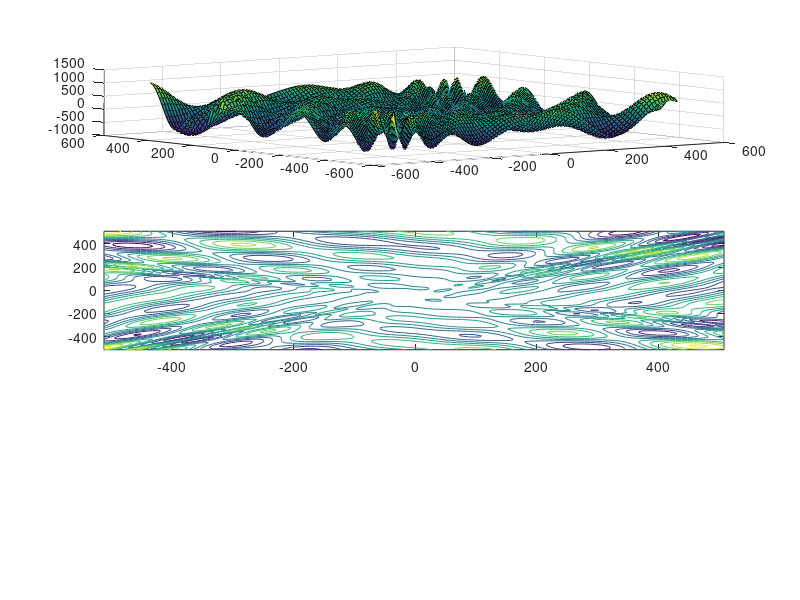

The MATLAB source for this figure: (Note: this script raises an error after producing the figure.)

%Initial number
    %Init
% delta_x = 0.5;
% delta_y = 0.5;
% num_preg = 50;
num_g = 100;
num_p = 100;
    %Search range
x_min = -512;
x_max = 512;
y_min = -512;
y_max = 512;
step = 10;
    %Create planet
x = (x_max-x_min)*rand(1,num_p)+x_min;
y = (y_max-y_min)*rand(1,num_p)+y_min;
    %Init speed
w = 0.6;
% c1=[0.01 0;0 0.007];
% c2=[0.007 0;0 0.004];
c1 = 0.1;
c2 = 0.1;
    %Init hole
mini_hole = zeros(3,1);
b_hole = zeros(3,1);
    %Init velocity
v = zeros(2,num_p);
val_min=0;
pos_min=0;
planet(1,:) = x;
planet(2,:) = y;
%Plot surface.
[X1,X2] = meshgrid(x_min:step:x_max,y_min:step:y_max);
C = -(X2+47).*sin(sqrt(abs(X2+X1/2+47)))-X1.*sin(sqrt(abs(X1-(X2+47))));
%C = -(X2+47)*sin(sqrt(abs(X1/2+(X2+47))))-X1*sin(sqrt(abs(X1-(X2+47))));
%C = -(X2+47)*sin(sqrt(abs(X1/2+(X2+47))))-X1*sin(sqrt(abs(X1-(X2+47))));
%C = -abs(sin(X1).*cos(X2).*exp(abs(1-sqrt(X1.^2+X2.^2)/pi)));
figure(2)
subplot(3,1,1);
surf(X1,X2,C);

subplot(3,1,2);
contour(X1,X2,C,10);

%Decade 1
% for pre_gen=1:num_preg
%     pre_gen
%     for i_pre=1:num_p
%         %s_1
%         satelite(1,1)=PSO_calculate(planet(1,i_pre),planet(2,i_pre));
%         satelite(2:3,1)=[planet(1,i_pre),planet(2,i_pre)];
%         %s_2
%         satelite(1,2)=PSO_calculate(planet(1,i_pre)+delta_x,planet(2,i_pre));
%         satelite(2:3,2)=[planet(1,i_pre)+delta_x,planet(2,i_pre)];
%         %s_3
%         satelite(1,3)=PSO_calculate(planet(1,i_pre)+delta_x,planet(2,i_pre)+delta_y);
%         satelite(2:3,3)=[planet(1,i_pre)+delta_x,planet(2,i_pre)+delta_y];
%         %s_4
%         satelite(1,4)=PSO_calculate(planet(1,i_pre),planet(2,i_pre)+delta_y);
%         satelite(2:3,4)=[planet(1,i_pre),planet(2,i_pre)+delta_y];
%         %s_5
%         satelite(1,5)=PSO_calculate(planet(1,i_pre)-delta_x,planet(2,i_pre)+delta_y);
%         satelite(2:3,5)=[planet(1,i_pre)-delta_x,planet(2,i_pre)+delta_y];
%         %s_6
%         satelite(1,6)=PSO_calculate(planet(1,i_pre)-delta_x,planet(2,i_pre));
%         satelite(2:3,6)=[planet(1,i_pre)-delta_x,planet(2,i_pre)];
%         %s_7
%         satelite(1,7)=PSO_calculate(planet(1,i_pre)-delta_x,planet(2,i_pre)-delta_y);
%         satelite(2:3,7)=[planet(1,i_pre)-delta_x,planet(2,i_pre)-delta_y];
%         %s_8
%         satelite(1,8)=PSO_calculate(planet(1,i_pre)-delta_x,planet(2,i_pre)-delta_y);
%         satelite(2:3,8)=[planet(1,i_pre)-delta_x,planet(2,i_pre)-delta_y];
%         %s_9
%         satelite(1,9)=PSO_calculate(planet(1,i_pre)+delta_x,planet(2,i_pre)-delta_y);
%         satelite(2:3,9)=[planet(1,i_pre)+delta_x,planet(2,i_pre)-delta_y];
%         p_move =1 ;
%         min_sa = satelite(1,1);
%         for si=2:9
%              if satelite(1,si) < min_sa
%                  p_move = si;
%                  min_sa = x(1,si);
%              end
%         end
%         planet(:,i_pre) = satelite(2:3,p_move);      
%     end
%     figure(1)
%     plot(planet(1,:),planet(2,:),'.r')
%      axis([-512 512 -512 512]);
% %    axis([-10 0 -6.5 0]);
%     pause(0.2);
% end
%Decade 2
for gen=1:num_g
    gen
    %Find the mini_hole
    for i=1:num_p
%         P = planet(1,i);
%         I = planet(2,i);
%         D = planet(3,i);
%         sim('DC_SIM.slx');
%         gravity(1,i) = e'*e;
       gravity(1,i)=PSO_calculate(planet(1,i),planet(2,i));
    end
    [val_min,pos_min]=min_array(gravity);
    mini_hole(1:2,1)=planet(:,pos_min);
    mini_hole(3,1)=val_min;
    if gen==1
        b_hole(:,1) = mini_hole(:,1);
    end
    %Move each decade
    for j=1:num_p      
        v(:,j) = w*v(:,j) + c1*((b_hole(1:2,1) - planet(:,j))) +c2*((mini_hole(1:2,1) - planet(:,j)));
        planet(1,j)=planet(1,j)+sqrt(v(1,j)^2+v(2,j)^2)*cos(atan(v(2,j)/v(1,j))+(pi/1)*(0.5-rand(1)))*rand(1);%+v(1,j);
        planet(2,j)=planet(2,j)+sqrt(v(1,j)^2+v(2,j)^2)*sin(atan(v(2,j)/v(1,j))+(pi/1)*(0.5-rand(1)))*rand(1);%+v(2,j);
        if planet(1,j)>x_max
            planet(1,j)=x_max;
        elseif planet(1,j)<x_min
            planet(1,j)=x_min;
        end
        if planet(2,j)>y_max
            planet(2,j)=y_max;
        elseif planet(2,j)<y_min
            planet(2,j)=y_min;
        end
            
    end
    %Find the b_hole each decade
    if (mini_hole(3,1)<=b_hole(3,1))
        b_hole(:,1) = mini_hole(:,1);
    end

   
    figure(2)
    subplot(3,1,3);
    plot(planet(1,:),planet(2,:),'.r')
    axis([x_min x_max y_min y_max]);
    subplot(3,1,2);
    contour(X1,X2,C,20)
    axis([x_min x_max y_min y_max]);
    hold on
    plot(mini_hole(1,1),mini_hole(2,1),'ob')
    plot(b_hole(1,1),b_hole(2,1),'*r')
    hold off
    axis([x_min x_max y_min y_max]);
    pause(0.2);
    b_hole
end



